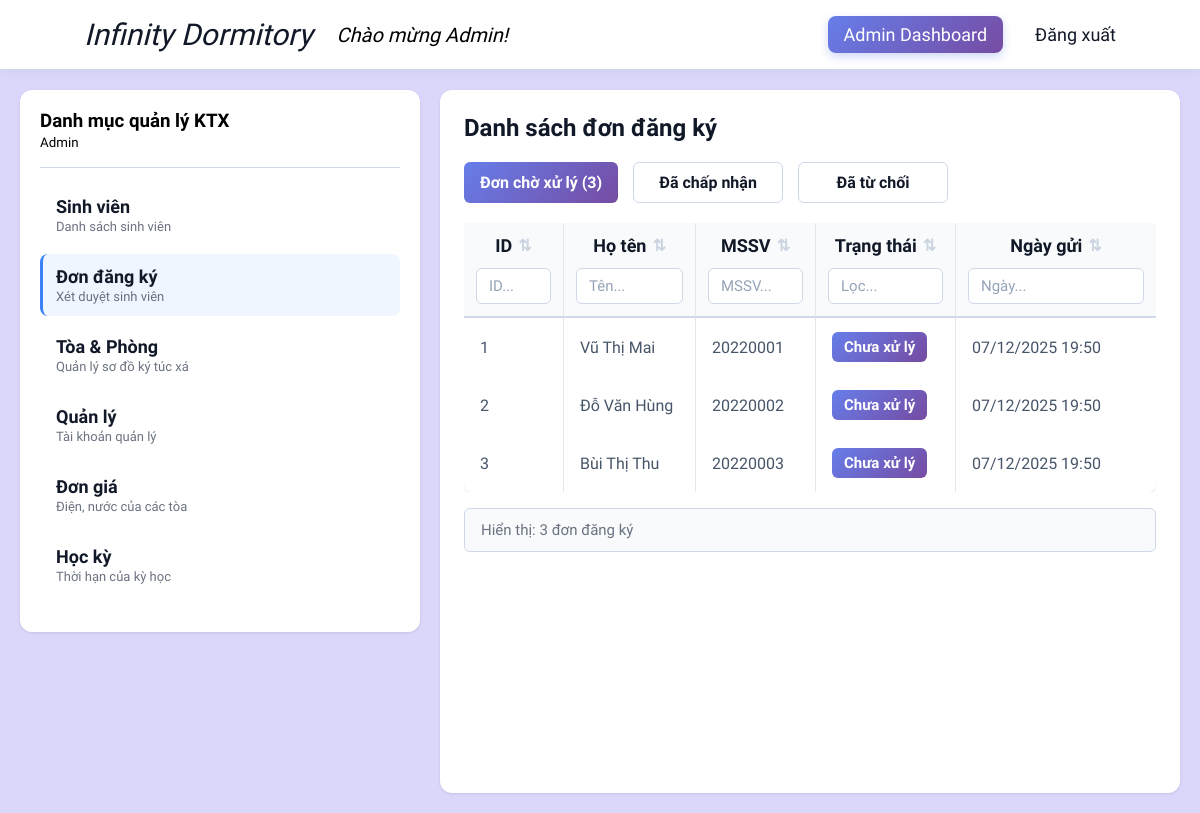
/admin/dashboard.php?tab=application (signed in), run on the app's committed database.
### tables this page shows
CREATE TABLE REGIFORM
(
    REG_ID INT AUTO_INCREMENT PRIMARY KEY,
    REG_NAME VARCHAR(100) NOT NULL,
    REG_STD_ID VARCHAR(20) NOT NULL,
    REG_PHONE VARCHAR(20) NOT NULL,
    REG_EMAIL VARCHAR(100) NOT NULL,
    REG_STATUS ENUM('Chưa xử lý', 'Đã chấp nhận', 'Đã từ chối') NOT NULL DEFAULT 'Chưa xử lý',
    CREATED_AT DATETIME NOT NULL DEFAULT CURRENT_TIMESTAMP
);

### admin/views/applications.php (the view, shortened to what this page needs)
<?php
  require_once __DIR__ . '/../../database_connection.php';
  $applications = [];
  $appError = null;
  $status_classes = [
      'Chưa xử lý' => 'chua-xu-ly',
      'Đã chấp nhận' => 'da-chap-nhan',
      'Đã từ chối' => 'da-tu-choi'
  ];
  try {
      if ($conn) {
          mysqli_set_charset($conn, "utf8mb4");
          $sql = "SELECT * FROM REGIFORM ORDER BY
                  CASE REG_STATUS WHEN 'Chưa xử lý' THEN 1 WHEN 'Đã từ chối' THEN 2 WHEN 'Đã chấp nhận' THEN 3 ELSE 4 END,
                  CREATED_AT DESC";
          $result = mysqli_query($conn, $sql);
          while ($row = mysqli_fetch_assoc($result)) { $applications[] = $row; }
      }
  } catch (Exception $e) { $appError = $e->getMessage(); }
  ?>
<h2>Danh sách đơn đăng ký</h2>
<div class="view-toggles" style="display:flex; margin: 20px 0; gap: 15px;">
  <button class="btn btn-pro toggle-view active" data-status="chua-xu-ly" onclick="ApplicationAdmin.switchView('chua-xu-ly', this)">
  Đơn chờ xử lý (<?= count(array_filter($applications, fn($a) => $a['REG_STATUS'] === 'Chưa xử lý')) ?>)
  </button>
  <button class="btn btn-secondary toggle-view" data-status="da-chap-nhan" onclick="ApplicationAdmin.switchView('da-chap-nhan', this)">
  Đã chấp nhận
  </button>
  <button class="btn btn-secondary toggle-view" data-status="da-tu-choi" onclick="ApplicationAdmin.switchView('da-tu-choi', this)">
  Đã từ chối
  </button>
</div>
<?php if ($appError): ?>
<div class="alert alert-error">Lỗi: <?= htmlspecialchars($appError) ?></div>
<?php else: ?>
<div class="student-table-wrapper">
  <table class="table student-table" id="applicationTable">
    <thead>
      <tr>
        <th style="width:100px">
          <div class="th-content" data-col="0"><span>ID</span><span class="sort-icon">⇅</span></div>
          <input class="col-search" data-col="0" placeholder="ID...">
        </th>
        <th>
          <div class="th-content" data-col="1"><span>Họ tên</span><span class="sort-icon">⇅</span></div>
          <input class="col-search" data-col="1" placeholder="Tên...">
        </th>
        <th style="width:120px">
          <div class="th-content" data-col="2"><span>MSSV</span><span class="sort-icon">⇅</span></div>
          <input class="col-search" data-col="2" placeholder="MSSV...">
        </th>
        <th style="width:140px">
          <div class="th-content" data-col="5"><span>Trạng thái</span><span class="sort-icon">⇅</span></div>
          <input class="col-search" data-col="5" placeholder="Lọc...">
        </th>
        <th style="width:200px">
          <div class="th-content" data-col="6"><span>Ngày gửi</span><span class="sort-icon">⇅</span></div>
          <input class="col-search" data-col="6" placeholder="Ngày...">
        </th>
      </tr>
    </thead>
    <tbody>
      <?php foreach ($applications as $a): ?>
      <tr class="app-row status-<?= $status_classes[$a['REG_STATUS']] ?? 'unknown' ?>"
        data-id="<?= $a['REG_ID'] ?>" style="cursor:pointer;">
        <td><?= $a['REG_ID'] ?></td>
        <td><?= htmlspecialchars($a['REG_NAME']) ?></td>
        <td><?= htmlspecialchars($a['REG_STD_ID']) ?></td>
        <td>
          <span class="room-badge status-<?= $status_classes[$a['REG_STATUS']] ?? 'unknown' ?>">
          <?= $a['REG_STATUS'] ?>
          </span>
        </td>
        <td><?= date('d/m/Y H:i', strtotime($a['CREATED_AT'])) ?></td>
      </tr>
      <?php endforeach; ?>
    </tbody>
  </table>
</div>
<div class="table-info">Tổng: <?= count($applications) ?> đơn đăng ký</div>
<?php endif; ?>

### css/public.css (style rules this page uses)
:root { --cl: linear-gradient(135deg, #667eea 0%, #764ba2 100%); --hov: linear-gradient(135deg,rgba(77, 102, 214, 1) 0%, rgba(100, 52, 148, 1) 100%); --purple: #764ba2; --primary: #3b82f6; --primary-dark: #2563eb; --danger: #ef4444; --danger-dark: #991100; --success: #10b981; --bg-gray: #f7f9fc; --border: #ced8ea; --text: #111827; --text-muted: #6b7280; }
* { box-sizing: border-box; margin: 0; padding: 0; }
body { font-family: 'Google Sans', sans-serif; }
input { font-family: 'Google Sans'; }
.content-area h2 { font-weight: 700; margin-bottom: 20px; color: var(--text); }
.btn { font-family: 'Google Sans'; padding: 10px 16px; border: none; border-radius: 6px; font-size: 16px; font-weight: 600; cursor: pointer; transition: all 0.2s; color: white; background: var(--cl); }
.btn-pro { color: white; background: var(--cl); }
.btn-secondary { background: white; color: var(--text); border: 1px solid var(--border); }
table { width: 100%; border-collapse: collapse; background: white; border-radius: 8px; box-shadow: 0 1px 3px rgba(0, 0, 0, 0.1); }
table th { background: #f9fafb; padding: 12px; text-align: left; font-weight: 600; font-size: 14px; color: var(--text); border-bottom: 2px solid var(--border); }

### admin/css/admin.css (style rules this page uses)
.student-table-wrapper { max-height: 70vh; overflow-y: auto; position: relative; }
.student-table thead th { position: sticky; top: 0; z-index: 100; background-color: #f8fafc; border-bottom: 2px solid var(--border); }
.student-table { border-collapse: separate; border-spacing: 0; }
.student-table th, .student-table td { border-right: 1px solid #e5e7eb; }
.student-table th:last-child, .student-table td:last-child { border-right: none; }
.student-table th { background: #f8fafc; padding: 0; border-bottom: 2px solid var(--border); vertical-align: top; }
.student-table th .th-content { display: flex; align-items: center; justify-content: center; padding: 12px 16px; cursor: pointer; user-select: none; transition: background 0.2s; font-weight: 600; font-size: 18px; color: var(--text); }
.student-table .sort-icon { color: #cbd5e1; font-size: 16px; margin-left: 6px; transition: color 0.2s; }
.student-table .col-search { width: calc(100% - 24px); margin: 0 12px 12px; padding: 8px 12px; border: 1px solid var(--border); border-radius: 6px; font-size: 15px; transition: all 0.2s; }
.student-table .col-search::placeholder { color: #94a3b8; }
.student-table tbody tr { border-bottom: 1px solid #f1f5f9; transition: background 0.15s; }
.student-table tbody td { padding: 14px 16px; color: #475569; font-size: 16px; }
.room-badge { display: inline-block; padding: 6px 12px; background: linear-gradient(135deg, #667eea 0%, #764ba2 100%); color: white; border-radius: 6px; font-weight: 600; font-size: 15px; }
.table-info { margin-top: 16px; padding: 12px 16px; background: #f8fafc; border-radius: 6px; color: var(--text-muted); font-size: 15px; border: 1px solid var(--border); }

### admin/css/application.css (style rules this page uses)
#applicationTable .app-row { display: none; }
#applicationTable.view-chua-xu-ly tr.status-chua-xu-ly { display: table-row !important; }
.toggle-view { min-width: 150px; transition: all 0.2s; }
.toggle-view.active { background-color: #007bff; color: white !important; }

### data on the page
regiform: REG_ID "1", REG_NAME "Vũ Thị Mai", REG_STD_ID "20220001", REG_STATUS "Chưa xử lý", CREATED_AT "07/12/2025 19:50"
regiform: REG_ID "2", REG_NAME "Đỗ Văn Hùng", REG_STD_ID "20220002", REG_STATUS "Chưa xử lý", CREATED_AT "07/12/2025 19:50"
regiform: REG_ID "3", REG_NAME "Bùi Thị Thu", REG_STD_ID "20220003", REG_STATUS "Chưa xử lý", CREATED_AT "07/12/2025 19:50"

### other printed values
$_SESSION['name'] "Admin"
$item['title'] "Sinh viên"
$item['desc'] "Danh sách sinh viên"
$item['title'] "Đơn đăng ký"
$item['desc'] "Xét duyệt sinh viên"
$item['title'] "Tòa & Phòng"
$item['desc'] "Quản lý sơ đồ ký túc xá"
$item['title'] "Quản lý"
$item['desc'] "Tài khoản quản lý"
$item['title'] "Đơn giá"
$item['desc'] "Điện, nước của các tòa"
$item['title'] "Học kỳ"
$item['desc'] "Thời hạn của kỳ học"
